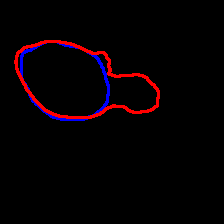
#> input picture ALL_MODEL_PREDICTIONS/BUSI/benign (109)_DEEPLAB.png, 224 x 224 px
$ python -i AN_DATASET.py   (imports and definitions only)
#> lines starting #> are read from the running program, lines starting #| are printed output that depends on the picture; after the words box and inside, x2 and y2 are one past the last pixel; in counts of white or black regions, pixels touching at a corner belong together
import cv2
import numpy as np
import matplotlib.pyplot as plt
import os
from PIL import Image
import random
import pandas as pd
import matplotlib.image as mpimg
import scipy.ndimage as ndi

# [44 lines left out: functions excel_reader, MASK_READ, DICE, IOU, not called in this run]

def bounding_rectangle(img):
    imgray = img.astype(np.uint8)
    ret,thresh = cv2.threshold(imgray,0,1,0)
    contour, hierarchy = cv2.findContours(thresh,cv2.RETR_TREE,cv2.CHAIN_APPROX_SIMPLE)
    #image = cv2.drawContours(img, contours, -1, (0,255,0), 3)
    x,y,w,h = cv2.boundingRect(contour[0])
    #bound = cv2.rectangle(imgray,(x,y),(x+w,y+h),(255,255,255),2)
    return x,y,w,h

# [34 lines left out: functions image_centre, centre_check, DATASET_CHOICE, not called in this run]

DATASET_OPTIONS = ["BUSI_TEST\masks", "RODTOOK_TEST\masks", "OASBUD_TEST\masks", "BUS_UDIAT_TEST\masks", "DATASET1_TEST\masks"]
EXCEL_OPTIONS = ["Excel_files\BUSI_TEST.xlsx", "Excel_files\RODTOOK_TEST.xlsx", "Excel_files\OASBUD_TEST.xlsx", "Excel_files\BUS_UDIAT_TEST.xlsx", "Excel_files\DATASET1_TEST.xlsx"]

BASE_PATH = r"D:\Documents\ultrasound_deeplearning\ULTRASOUND_DATASET"
#PREDICTIONS_PATH = r"D:\Documents\ultrasound_deeplearning\ULTRASOUND_DATASET\PREDICTIONS\ATTSK-UNET"
PREDICTIONS_PATH = r"D:\dropbox\joint_sets"
B_NAME = []
B_AV_DICE = []
B_AV_IoU = []
B_TP = []
B_FP = []
B_TPR = []
B_MID_DICE = []
B_DICE_MEDIAN = []
B_DICE_STD = []
B_UDICE_MEDIAN = []
B_UDICE_STD = []
B_IOU_MEDIAN = []
B_IOU_STD = []
B_AV_ACC = []
B_ACC_MEDIAN = []
B_ACC_STD = []

O_NAME = []
O_AV_DICE = []
O_AV_IoU = []
O_TP = []
O_FP = []
O_TPR = []
O_MID_DICE = []
O_DICE_MEDIAN = []
O_DICE_STD = []
O_UDICE_MEDIAN = []
O_UDICE_STD = []
O_IOU_MEDIAN = []
O_IOU_STD = []
O_AV_ACC = []
O_ACC_MEDIAN = []
O_ACC_STD = []

R_NAME = []
R_AV_DICE = []
R_AV_IoU = []
R_TP = []
R_FP = []
R_TPR = []
R_MID_DICE = []
R_DICE_MEDIAN = []
R_DICE_STD = []
R_UDICE_MEDIAN = []
R_UDICE_STD = []
R_IOU_MEDIAN = []
R_IOU_STD = []
R_AV_ACC = []
R_ACC_MEDIAN = []
R_ACC_STD = []

U_NAME = []
U_AV_DICE = []
U_AV_IoU = []
U_TP = []
U_FP = []
U_TPR = []
U_MID_DICE = []
U_DICE_MEDIAN = []
U_DICE_STD = []
U_UDICE_MEDIAN = []
U_UDICE_STD = []
U_IOU_MEDIAN = []
U_IOU_STD = []
U_AV_ACC = []
U_ACC_MEDIAN = []
U_ACC_STD = []

# [1 line that did not run here, left out]
# [239 lines not run here, left out]

>>> import cv2
>>> picture = cv2.imread('../ALL_MODEL_PREDICTIONS/BUSI/benign (109)_DEEPLAB.png', cv2.IMREAD_GRAYSCALE)
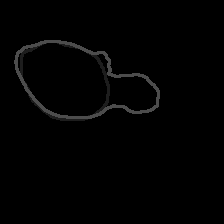
#> picture: shape (224, 224); min 0, max 76, mean 2.2
>>> result = bounding_rectangle(picture)
#> in bounding_rectangle, `ret,thresh = cv2.threshold(imgray,0,1,0)`:
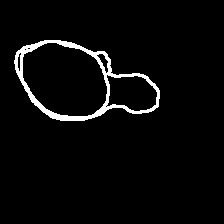
#> thresh: shape (224, 224); values 0 (black) and 1 (white), 3.6% white; 1 white region
#> in bounding_rectangle, `contour, hierarchy = cv2.findContours(thresh,cv2.RETR_TREE,cv2.CHAIN_A..`: contour = 8 contours, 3 with area under 20; largest, box (x1, y1, x2, y2) and area: (14, 40, 160, 121) 7810, (22, 42, 108, 117) 4834, (106, 74, 158, 112) 1421, (96, 53, 109, 74) 104, (17, 52, 22, 72) 48
#> in bounding_rectangle, `x,y,w,h = cv2.boundingRect(contour[0])`: x = 14; y = 40; w = 146; h = 81
#> result = (14, 40, 146, 81)
